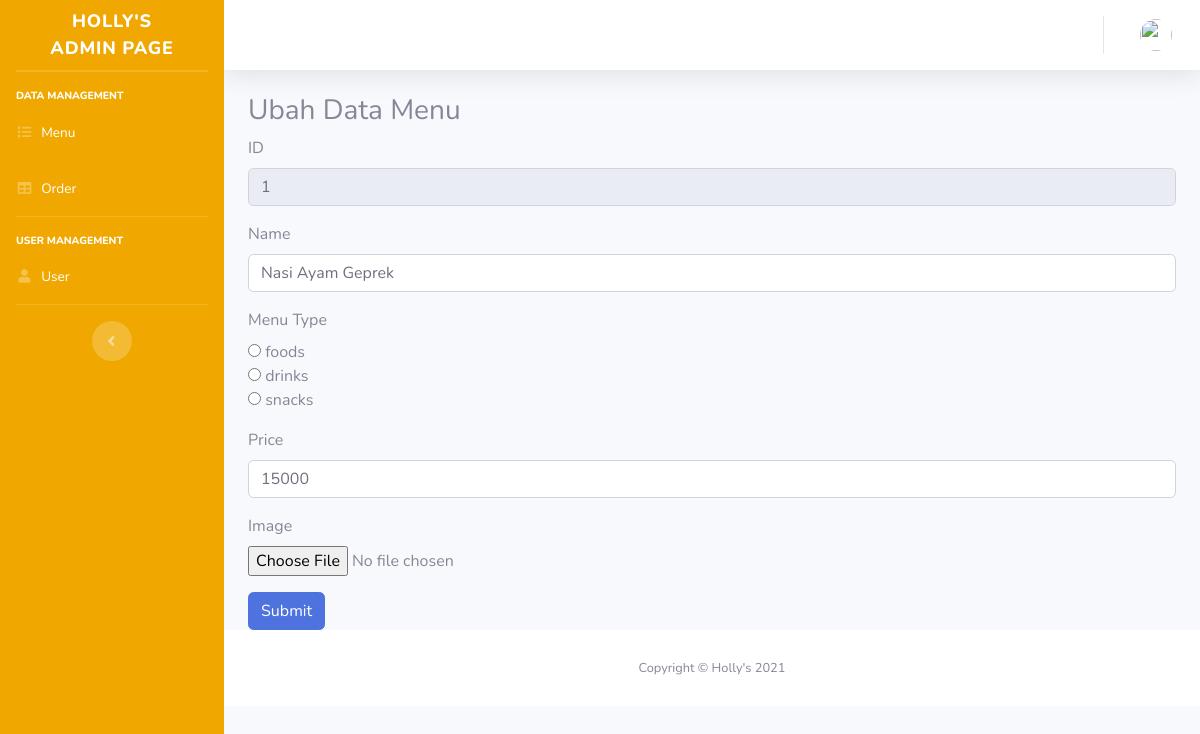
Screenshot of /admin/menus/updateMenus/1 with the database file from the repository.
### tables this page shows
CREATE TABLE `menus` (
  `id` int(11) NOT NULL,
  `name` varchar(128) NOT NULL,
  `type` enum('foods','drinks','snacks') NOT NULL,
  `price` int(11) NOT NULL,
  `image` varchar(255) NOT NULL,
  `created_at` date DEFAULT NULL,
  `updated_at` date DEFAULT NULL
);

### application/controllers/admin/Menus.php (called while the page is built, shortened)
<?php
class Menus extends CI_Controller{
    public function __construct()
	{
		$this->load->model('M_Menu');
		$this->load->library('pagination');
	}
	public function updateMenus($id)
	{
		$queryDetailMenus = $this->M_Menu->getDataDetailMenus($id);
		$DATA = array('queryDetailMenus' => $queryDetailMenus);
		$userData = $this->db->get_where('users',
                                            [ 'email' => $this->session->userdata('email') ]
                        ) -> row_array();
		$dataUser = array(
			'username' => $userData['namadepan'].' '.$userData['namabelakang'],
			'image' => $userData['image']
		);
		$this->load->view('admin/templates/header', $dataUser);
		$this->load->view('admin/updateMenus.php', $DATA);
		$this->load->view('admin/templates/footer');
	}
}
?>

### index.php (called while the page is built, shortened)
<?php
require_once BASEPATH.'core/CodeIgniter.php';

### application/models/M_Menu.php (called while the page is built, shortened)
<?php
class M_Menu extends CI_Model
{
	function getDataDetailMenus($id)
    {
        $this->db->where('id', $id);
        $query = $this->db->get('menus');
        return $query->row();
    }
}

### application/views/admin/updateMenus.php (the view)
<div class="container-fluid">
   <h3>Ubah Data Menu</h3>
   <?php echo form_open_multipart('admin/menus/updateMenusFunc');?>
       <div class="form-group">
           <label for="id">ID</label>
           <input class="form-control" type="number" name="id" id="id" value="<?php echo $queryDetailMenus->id ?>" readonly>
       </div>
       <div class="form-group">
           <label for="name">Name</label>
           <input class="form-control" type="text" name="name" id="name" value="<?php echo $queryDetailMenus->name ?>" required>
       </div>
       <div class="form-group">
           <label for="type">Menu Type</label><br>
           <input type="radio" name="type" id="type-1" value="foods" required> foods <br>
           <input type="radio" name="type" id="type-2" value="drinks"> drinks <br>
           <input type="radio" name="type" id="type-3" value="snacks"> snacks <br>
       </div>
       <div class="form-group">
           <label for="price">Price</label>
           <input class="form-control" type="number" name="price" id="price" value="<?php echo $queryDetailMenus->price ?>" required>
       </div>
       <div class="form-group">
           <label for="image">Image</label>
           <input class="form-control-file" class="form-control-file" type="file" name="image" id="image">
       </div>
       <button type="submit" class="btn btn-primary">Submit</button>
   </form>
   </div>

### rows the page displays
menus: id "1", name "Nasi Ayam Geprek", price "15000"
